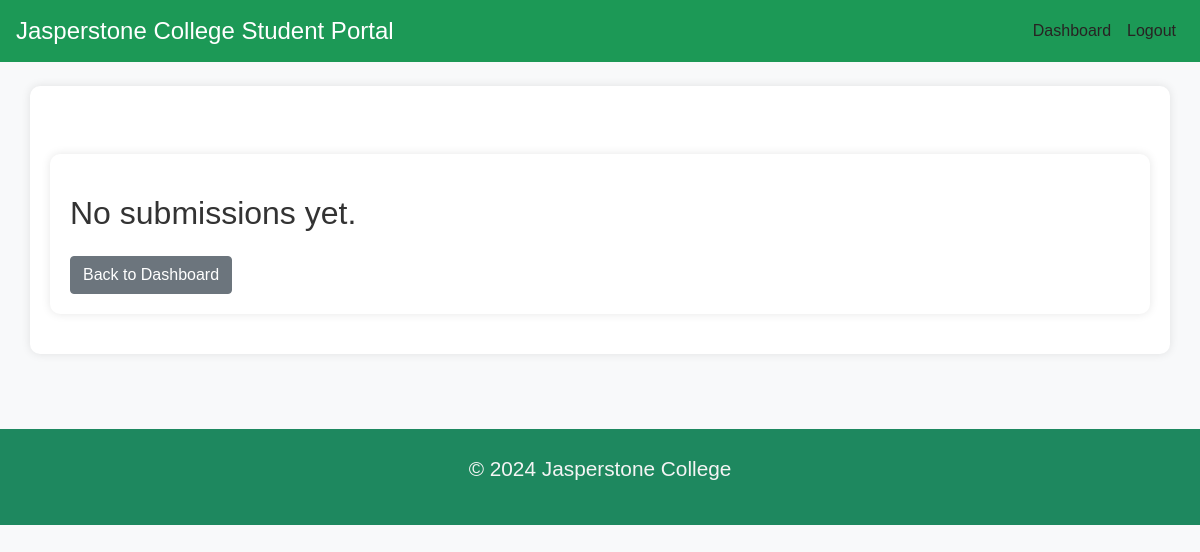
/lecturers/submissions/ (signed in), run on an earlier commit of the app's database.
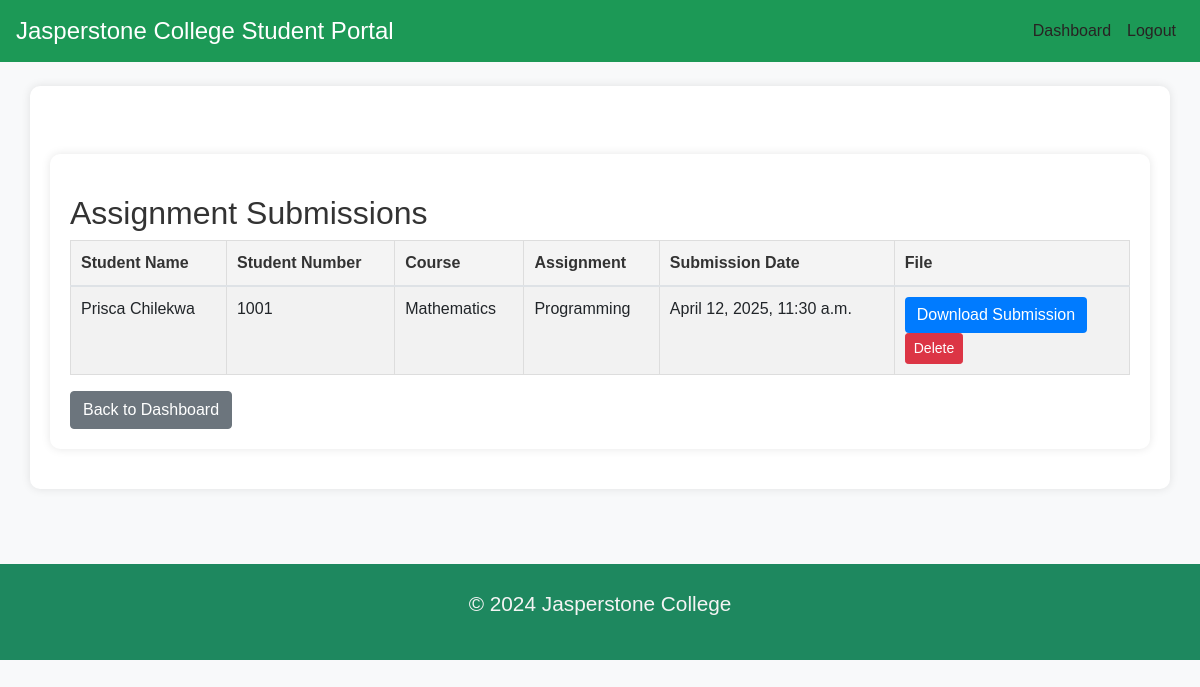
And on a later commit of the database.
### students/models.py (models this page shows, shortened)
class Submission(models.Model):
    student = models.ForeignKey(Student, on_delete=models.CASCADE)
    assignment = models.ForeignKey(Assignment, on_delete=models.SET_NULL, null=True)
    assignment_title_at_submission = models.CharField(max_length=255, blank=True)
    file = models.FileField(upload_to='submissions/')
    submitted_at = models.DateTimeField(auto_now_add=True)

class Student(models.Model):
    user = models.OneToOneField(User, on_delete=models.CASCADE)
    student_number = models.CharField(max_length=30, unique=True)
    course = models.ForeignKey(Course, on_delete=models.CASCADE, default=1)
    intake_date = models.ForeignKey(StudentProfile, on_delete=models.CASCADE, null=True, blank=True)
    duration_years = models.IntegerField(default="2")   # Duration of the course
    assigned_courses = models.ManyToManyField(Course, related_name='students', blank=True)   # Many-to-Many relationship
    program_of_study = models.ForeignKey(Programme, on_delete=models.CASCADE, default=1)
    profile_picture = models.ImageField(upload_to='images/student_profiles/', default='images/profiles/profile.jpg', blank=True, null=True) # Added profile_picture for Student

class Assignment(models.Model):
    title = models.CharField(max_length=255)
    description = models.TextField()
    due_date = models.DateField()
    file = models.FileField(upload_to='assignments/', default='course_materials/finacial_statements.pdf')
    course = models.ForeignKey(Course, on_delete=models.CASCADE)
    lecturer = models.ForeignKey(User, on_delete=models.CASCADE, related_name='assigned_lecturer')
    programme = models.CharField(max_length=100)

class Course(models.Model):
    name = models.CharField(max_length=255)
    description = models.TextField()
    programmes = models.ManyToManyField(Programme, related_name='courses', blank=True)
    image = models.ImageField(upload_to='images/course_images/', blank=True, null=True, default='images/course_images/default.jpg') # Added image field for Course

### lecturers/views.py (the view)
# urls.py: path('submissions/', views.view_submissions, name='view_submissions'),
@login_required
def view_submissions(request):
    assignments = Assignment.objects.filter(lecturer=request.user)
    if not assignments.exists():
        return render(request, 'lecturers/view_submissions.html')
    submissions = Submission.objects.filter(assignment__in=assignments)
    return render(request, 'lecturers/view_submissions.html', {'submissions': submissions, 'assignment': assignments})

### lecturers/templates/lecturers/view_submissions.html
{% extends "base.html" %}
{% block log %}
<div class="collapse navbar-collapse" id="navbarNav">
    <ul class="navbar-nav ml-auto">
        <li class="nav-item active">
            <a class="nav-link" href="{% url 'lecturers:lecturer_dashboard' %}">Dashboard</a>
        </li>
        <li class="nav-item">
            <a class="nav-link" href="{% url 'lecturers:lecturer_logout' %}">Logout</a>
        </li>
    </ul>
</div>
{% endblock log %}
{% block content %}
<div class="container mt-5">
    {% if submissions %}
        <h2>Assignment Submissions</h2>
        <table class="table table-striped">
            <thead>
                <tr>
                    <th>Student Name</th>
                    <th>Student Number</th>
                    <th>Course</th>
                    <th>Assignment</th>
                    <th>Submission Date</th>
                    <th>File</th>
                </tr>
            </thead>
            <tbody>
                {% for submission in submissions %}
                <tr>
                    <td>{{ submission.student.user }}</td>
                    <td>{{ submission.student.student_number }}</td>
                    <td>{{ submission.assignment.course.name }}</td>
                    <td>{{ submission.assignment.title }}</td>
                    <td>{{ submission.submitted_at }}</td>
                    <td><a href="{{ submission.file.url }}" class="btn btn-primary" download>Download Submission</a><br><a href="{% url 'lecturers:delete_submission' submission.id %}" class="btn btn-danger btn-sm" onclick="return confirm('Are you sure?');">Delete</a></td>
                </tr>
                {% empty %}
                <tr>
                    <td colspan="5">No submissions yet.</td>
                </tr>
                {% endfor %}
            </tbody>
        </table>
    {% else %}
        <h2>No submissions yet.</h2>
    {% endif %}
    <a href="{% url 'lecturers:lecturer_dashboard' %}" class="btn btn-secondary mt-3">Back to Dashboard</a>
</div>
{% endblock %}

### templates/base.html (shortened to what this page needs)
{% load static %}
<!DOCTYPE html>
<html lang="en">
<head>
    <link href="https://stackpath.bootstrapcdn.com/bootstrap/4.5.2/css/bootstrap.min.css" rel="stylesheet">
    <link href="{% static 'css/styles.css' %}" rel="stylesheet">
    <link href="{% static 'css/560.css' %}" rel="stylesheet">
</head>
<body>
    <nav class="navbar navbar-expand-lg navbar-dark" style="background-color: #1c9956;">
        <a class="navbar-brand" href="#">Jasperstone College Student Portal</a>
        {% block log %}{% endblock log %}
    </nav>
    <div class="container mt-4">
        {% block content %}{% endblock content %}
    </div>
    <footer>
        <p>&copy; 2024 Jasperstone College</p>
    </footer>
</body>
</html>

### static/css/styles.css (style rules this page uses)
body { font-family: 'Arial', sans-serif; background-color: #f8f9fa; color: #333; margin: 0; }
a { text-decoration: none; color: #1c9956; }
.container { background-color: white; border-radius: 10px; box-shadow: 0px 0px 10px rgba(0, 0, 0, 0.1); padding: 20px; margin: 20px auto; }
h2, h3 { margin-top: 20px; }
.table { margin-bottom: 0; border-collapse: collapse; width: 100%; }
.table th, .table td { padding: 10px; border: 1px solid #ddd; text-align: left; }
.table th { background-color: #f4f4f4; color: #333; }
footer { margin-top: 75px; text-align: center; font-size: 1.3rem; padding: 24px; background-color: #1e885f; color: #f4f4f4; }
.navbar { background-color: #1c9956 !important; }
.navbar-brand { font-size: 1.5rem; }
.nav-link { color: #282323 !important; }

### static/css/560.css (style rules this page uses)
.btn-primary { background-color: #007bff !important; border: none; color: white !important; }

What changed in the data, as far as the page shows it:
added Submission: student.user "Prisca Chilekwa", student.student_number "1001", assignment.course.name "Mathematics", assignment "Programming", submitted_at "April 12, 2025, 11:30 a.m."
Also different on the page:
text no longer shown: "No submissions yet."
text now shown: "Assignment Submissions Student Name Student Number Course Assignment Submission Date File"
